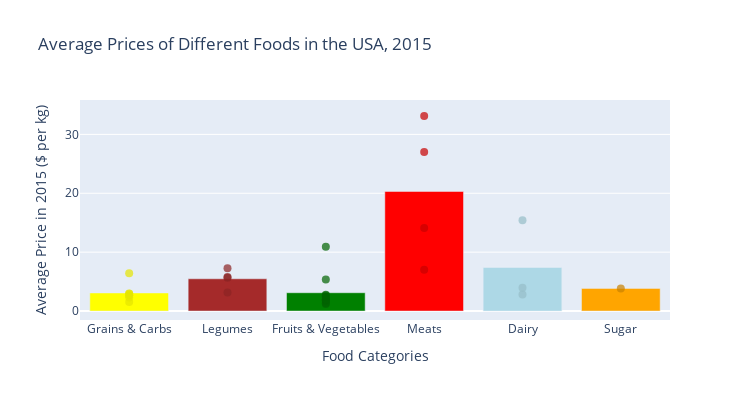
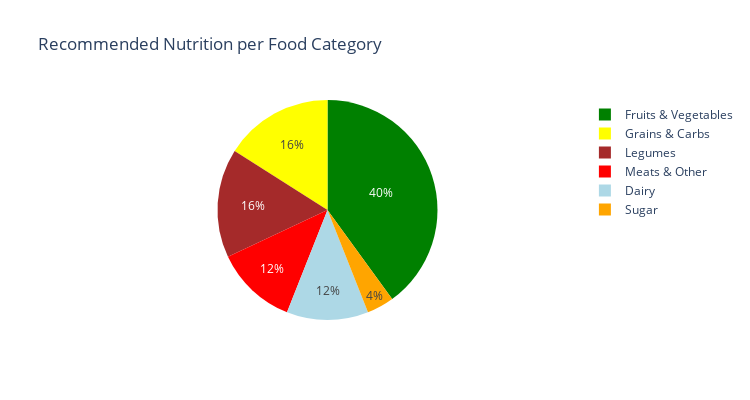

The cell these charts' notebook holds for them, in order:
### Markdown cell above
The data from our newly preprocessed dataset now only includes data from 2015, just like our main dataset. Furthermore, designating the different foods within the dataset to their respective food categories results in the following list of categories:

- Grains & Potatoes (Rice, Wheat flour, Pasta, Bulgur, Bread (common), Bread (pita), Potatoes) --> carbohydrates

- Legumes (Beans (white), Lentils, Chickpeas, Peas (green, dry)) --> carbohydrates, proteins

- Fruits & Vegetables (Apples (red), Bananas, Oranges, Tomatoes, Garlic, Onions, Cabbage, Cauliflower, Cucumbers (greenhouse), Spinach, Eggplants) --> vitamines, fibers

- Meats (Meat (chicken), Meat (mutton), Meat (veal), Fish (fresh)) --> proteins

- Dairy (Milk (pasteurized), Yogurt, Cheese) --> fats, proteins

- Sugar --> carbohydrates

It is evident that the dataset is only referring to whole foods (not processed), which should be taken into account when viewing our data. Nonetheless, our data is represented in the following diagram:

### Code cell
data_barchart = {
    "Categories": ["Grains & Carbs", "Grains & Carbs", "Grains & Carbs", "Grains & Carbs", "Grains & Carbs", "Grains & Carbs", "Grains & Carbs",
                   "Legumes", "Legumes", "Legumes", "Legumes",
                   "Fruits & Vegetables", "Fruits & Vegetables", "Fruits & Vegetables", "Fruits & Vegetables", "Fruits & Vegetables", "Fruits & Vegetables", "Fruits & Vegetables", "Fruits & Vegetables", "Fruits & Vegetables", "Fruits & Vegetables", "Fruits & Vegetables",
                   "Meats", "Meats", "Meats", "Meats",
                   "Dairy", "Dairy", "Dairy", "Sugar"],
    "Subcategories": ["Rice", "Wheat flour", "Pasta", "Bulgur", "Bread (common)", "Bread (pita)", "Potatoes",
                      "Beans (white)", "Lentils", "Chickpeas", "Peas (green, dry)",
                      "Apples (red)", "Bananas", "Oranges", "Tomatoes", "Garlic", "Onions", "Cabbage", "Cauliflower", "Cucumbers (greenhouse)", "Spinach", "Eggplants",
                      "Meat (chicken)", "Meat (mutton)", "Meat (veal)", "Fish (fresh)",
                      "Milk (pasteurized)", "Yogurt", "Cheese", "Sugar"],
    "Prices": [6.43, 2.67, 2.94, 2.68, 2.98, 2.31, 1.54,
               7.29, 5.79, 5.67, 3.17,
               2.4, 5.37, 1.71, 1.93, 10.94, 1.38, 1.2, 2.77, 1.98, 2.66, 1.92,
               7.02, 27.0, 33.12, 14.09,
               2.82, 3.98, 15.42, 3.85]
}

data_piechart = {
    "Categories": ["Grains & Carbs", "Legumes", "Fruits & Vegetables", "Meats & Other", "Dairy", "Sugar"],
    "Total averages": [3.24, 6.01, 3.45, 16.32, 6.53, 3.85],
    "Ideal Percentages": [20, 20, 50, 15, 15, 5],
    "Colors": ["yellow", "brown", "green", "red", "lightblue", "orange"]
}

df_bar = pd.DataFrame(data_barchart)
df_pie = pd.DataFrame(data_piechart)

color_map1 = {
    "Grains & Carbs": "rgb(230, 230, 0)",
    "Legumes": "rgb(140, 35, 35)",
    "Fruits & Vegetables": "rgb(0, 100, 0)",
    "Meats": "rgb(200, 0, 0)",
    "Dairy": "rgb(150, 190, 200)",
    "Sugar": "rgb(200, 130, 0)"
}

color_map2 = {
    "Grains & Carbs": "rgb(255, 255, 0)",
    "Legumes": "rgb(165, 42, 42)",
    "Fruits & Vegetables": "rgb(0, 128, 0)",
    "Meats": "rgb(255, 0, 0)",
    "Dairy": "rgb(173, 216, 230)",
    "Sugar": "rgb(255, 165, 0)"
}

df_mean = df_bar.groupby("Categories")["Prices"].mean().reset_index()

scatter_fig = go.Figure()

for category, color in color_map1.items():
    category_data = df_bar[df_bar["Categories"] == category]
    scatter_fig.add_trace(
        go.Scatter(
            x = category_data["Categories"],
            y = category_data["Prices"],
            mode = "markers",
            marker = dict(
                color = color,
                symbol = "circle",
                size = 8,
                opacity = 0.7
            ),
            name = category,
            hovertemplate = "%{text}<extra></extra>",
            text = category_data["Subcategories"]
        )
    )

bar_fig = go.Figure()

for category, color in color_map2.items():
    category_mean = df_mean[df_mean["Categories"] == category]
    bar_fig.add_trace(
        go.Bar(
            x = category_mean["Categories"],
            y = category_mean["Prices"],
            marker = dict(
                color = color
            ),
            name = f"{category} (Mean)",
        )
    )

combined_fig = go.Figure(data = scatter_fig.data + bar_fig.data)

combined_fig.update_layout(
    title = "Average Prices of Different Foods in the USA, 2015",
    barmode = "overlay",
    xaxis = {"title": "Food Categories"},
    yaxis = {"title": "Average Price in 2015 ($ per kg)"},
    height = 400,
    width = 750,
    showlegend = False
)

combined_fig.show()

pie_fig = go.Figure()

pie_fig.add_trace(
    go.Pie(labels = df_pie["Categories"], values = df_pie["Ideal Percentages"], marker = dict(colors = df_pie["Colors"]))
)

pie_fig.update_layout(
    title = "Recommended Nutrition per Food Category",
    height = 400,
    width = 750
)

pie_fig.show()

### Figure 1 — Plotly figure (JSON) as saved in the notebook; plotly's stock layout.template omitted (floating-point values rounded to 4 significant figures)
{"data": [{"hovertemplate": "%{text}<extra></extra>", "marker": {"color": "rgb(230, 230, 0)", "opacity": 0.7, "size": 8, "symbol": "circle"}, "mode": "markers", "name": "Grains & Carbs", "text": ["Rice", "Wheat flour", "Pasta", "Bulgur", "Bread (common)", "Bread (pita)", "Potatoes"], "type": "scatter", "x": ["Grains & Carbs", "Grains & Carbs", "Grains & Carbs", "Grains & Carbs", "Grains & Carbs", "Grains & Carbs", "Grains & Carbs"], "y": [6.43, 2.67, 2.94, 2.68, 2.98, 2.31, 1.54]}, {"hovertemplate": "%{text}<extra></extra>", "marker": {"color": "rgb(140, 35, 35)", "opacity": 0.7, "size": 8, "symbol": "circle"}, "mode": "markers", "name": "Legumes", "text": ["Beans (white)", "Lentils", "Chickpeas", "Peas (green, dry)"], "type": "scatter", "x": ["Legumes", "Legumes", "Legumes", "Legumes"], "y": [7.29, 5.79, 5.67, 3.17]}, {"hovertemplate": "%{text}<extra></extra>", "marker": {"color": "rgb(0, 100, 0)", "opacity": 0.7, "size": 8, "symbol": "circle"}, "mode": "markers", "name": "Fruits & Vegetables", "text": ["Apples (red)", "Bananas", "Oranges", "Tomatoes", "Garlic", "Onions", "Cabbage", "Cauliflower", "Cucumbers (greenhouse)", "Spinach", "Eggplants"], "type": "scatter", "x": ["Fruits & Vegetables", "Fruits & Vegetables", "Fruits & Vegetables", "Fruits & Vegetables", "Fruits & Vegetables", "Fruits & Vegetables", "Fruits & Vegetables", "Fruits & Vegetables", "Fruits & Vegetables", "Fruits & Vegetables", "Fruits & Vegetables"], "y": [2.4, 5.37, 1.71, 1.93, 10.94, 1.38, 1.2, 2.77, 1.98, 2.66, 1.92]}, {"hovertemplate": "%{text}<extra></extra>", "marker": {"color": "rgb(200, 0, 0)", "opacity": 0.7, "size": 8, "symbol": "circle"}, "mode": "markers", "name": "Meats", "text": ["Meat (chicken)", "Meat (mutton)", "Meat (veal)", "Fish (fresh)"], "type": "scatter", "x": ["Meats", "Meats", "Meats", "Meats"], "y": [7.02, 27, 33.12, 14.09]}, {"hovertemplate": "%{text}<extra></extra>", "marker": {"color": "rgb(150, 190, 200)", "opacity": 0.7, "size": 8, "symbol": "circle"}, "mode": "markers", "name": "Dairy", "text": ["Milk (pasteurized)", "Yogurt", "Cheese"], "type": "scatter", "x": ["Dairy", "Dairy", "Dairy"], "y": [2.82, 3.98, 15.42]}, {"hovertemplate": "%{text}<extra></extra>", "marker": {"color": "rgb(200, 130, 0)", "opacity": 0.7, "size": 8, "symbol": "circle"}, "mode": "markers", "name": "Sugar", "text": ["Sugar"], "type": "scatter", "x": ["Sugar"], "y": [3.85]}, {"marker": {"color": "rgb(255, 255, 0)"}, "name": "Grains & Carbs (Mean)", "type": "bar", "x": ["Grains & Carbs"], "y": [3.079]}, {"marker": {"color": "rgb(165, 42, 42)"}, "name": "Legumes (Mean)", "type": "bar", "x": ["Legumes"], "y": [5.48]}, {"marker": {"color": "rgb(0, 128, 0)"}, "name": "Fruits & Vegetables (Mean)", "type": "bar", "x": ["Fruits & Vegetables"], "y": [3.115]}, {"marker": {"color": "rgb(255, 0, 0)"}, "name": "Meats (Mean)", "type": "bar", "x": ["Meats"], "y": [20.31]}, {"marker": {"color": "rgb(173, 216, 230)"}, "name": "Dairy (Mean)", "type": "bar", "x": ["Dairy"], "y": [7.407]}, {"marker": {"color": "rgb(255, 165, 0)"}, "name": "Sugar (Mean)", "type": "bar", "x": ["Sugar"], "y": [3.85]}], "layout": {"barmode": "overlay", "height": 400, "showlegend": false, "title": {"text": "Average Prices of Different Foods in the USA, 2015"}, "width": 750, "xaxis": {"title": {"text": "Food Categories"}}, "yaxis": {"title": {"text": "Average Price in 2015 ($ per kg)"}}}}

### Figure 2 — Plotly figure (JSON) as saved in the notebook; plotly's stock layout.template omitted (floating-point values rounded to 4 significant figures)
{"data": [{"labels": ["Grains & Carbs", "Legumes", "Fruits & Vegetables", "Meats & Other", "Dairy", "Sugar"], "marker": {"colors": ["yellow", "brown", "green", "red", "lightblue", "orange"]}, "type": "pie", "values": [20, 20, 50, 15, 15, 5]}], "layout": {"height": 400, "title": {"text": "Recommended Nutrition per Food Category"}, "width": 750}}
